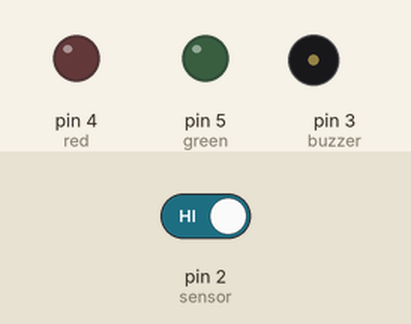
A sketch run on a simulated Arduino Uno, built with avr-gcc and run on an emulated ATmega328P. Parts: output pins drawn as LEDs (lit = HIGH), buzzer (waves = sounding). Inputs (shaded band) come from the test bench; at power-on: pin 2 (sensor) HIGH. What the sketch prints to the serial monitor is not drawn.

Above: at 1.2 s.
1.3 s: pin 2 (sensor) driven LOW
At 2.4 s:
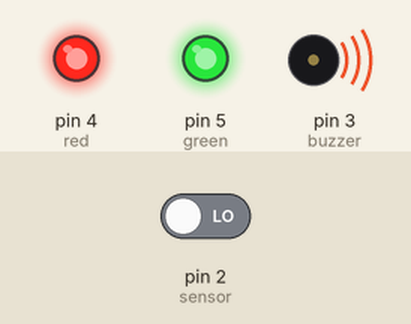
2.8 s: pin 2 (sensor) driven HIGH
At 3.5 s:
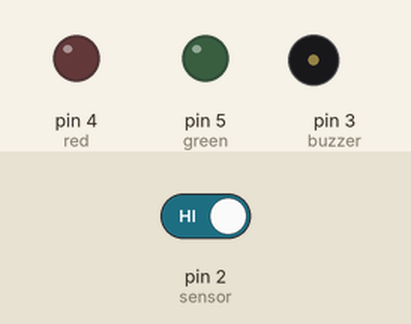
Timing chart, 0 to 5.8 s (numbered marks = the images above; inputs shaded):
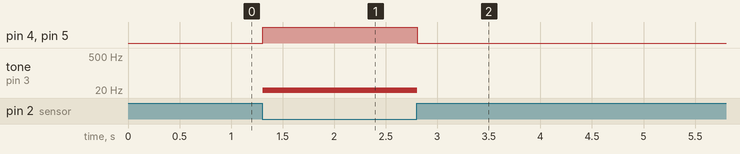

The sketch:

Tracking.ino
```cpp
int sensor =  2;
int buzzer = 3;
int red = 4;
int green = 5;

void setup() {
Serial.begin(9600);
pinMode(sensor,INPUT);
pinMode(buzzer,OUTPUT);
pinMode(green,OUTPUT);
pinMode(red,OUTPUT);


}

void loop() {
bool value = digitalRead(sensor);
Serial.println(value);
if(value == 0)
{
  tone(buzzer, HIGH);
    digitalWrite(green, HIGH);
      digitalWrite(red, HIGH);

}
else
{
   noTone(buzzer);
    digitalWrite(green, LOW);
      digitalWrite(red, LOW);
  }
}
```

Measured:
- after the input at 1.3 s, pin 4 (red), pin 5 (green): LOW → HIGH at once; tone on pin 3 (buzzer): silent → 1 Hz at once
- after the input at 2.8 s, pin 4 (red), pin 5 (green): HIGH → LOW at once; tone on pin 3 (buzzer): 1 Hz → silent at once
